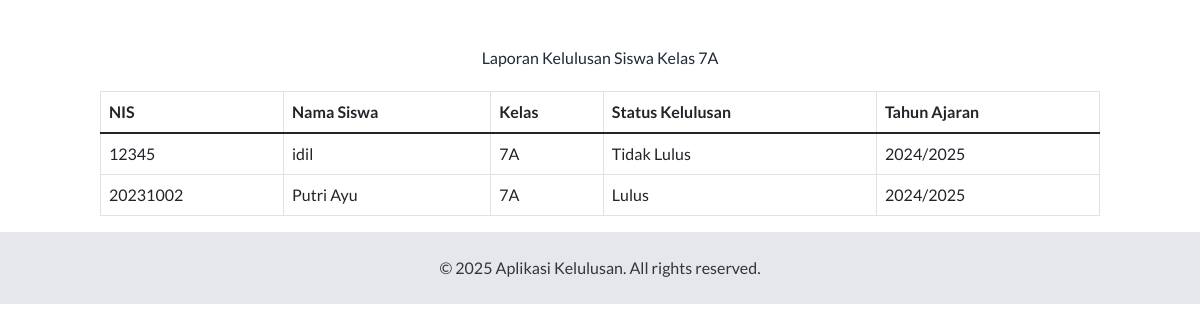
The page /wali_kelas/laporan_kelulusan.php (signed in) on the database its author committed.
### tables this page shows
CREATE TABLE `nilai` (
  `id_nilai` int(11) NOT NULL,
  `nis` varchar(20) NOT NULL,
  `kode_mapel` varchar(10) NOT NULL,
  `smt1` decimal(5,2) DEFAULT NULL,
  `smt2` decimal(5,2) DEFAULT NULL,
  `smt3` decimal(5,2) DEFAULT NULL,
  `smt4` decimal(5,2) DEFAULT NULL,
  `smt5` decimal(5,2) DEFAULT NULL,
  `uas` decimal(5,2) DEFAULT NULL,
  `tahun_ajaran` varchar(20) NOT NULL,
  `kkm` decimal(5,2) DEFAULT 80.00
);

CREATE TABLE `siswa` (
  `nis` varchar(20) NOT NULL,
  `nisn` varchar(20) DEFAULT NULL,
  `nama` varchar(100) NOT NULL,
  `tempat_lahir` varchar(100) DEFAULT NULL,
  `nama_orang_tua` varchar(100) DEFAULT NULL,
  `kelas` varchar(10) NOT NULL,
  `tahun_ajaran` varchar(20) NOT NULL,
  `password` varchar(255) DEFAULT NULL,
  `status_kelulusan` enum('Lulus','Lulus Bersyarat','Tidak Lulus') DEFAULT NULL
);

### wali_kelas/laporan_kelulusan.php (the view, shortened to what this page needs)
<?php
include('../includes/koneksi.php');
$kelas_wali = $_SESSION['kelas_wali'];
$sql = "SELECT siswa.nis, siswa.nama, siswa.kelas, nilai.smt1, nilai.smt2, nilai.smt3, nilai.smt4, nilai.smt5, nilai.uas, nilai.kkm, nilai.tahun_ajaran
        FROM siswa
        JOIN nilai ON siswa.nis = nilai.nis
        WHERE siswa.kelas = '$kelas_wali'";
$result = mysqli_query($conn, $sql);
?>
<!DOCTYPE html>
<html lang="id">
<head>
    <?php include('../template_head.php'); ?>
</head>
<body>
    <div class="container mt-5">
        <h3 class="text-center mb-4 text-gray-800">Laporan Kelulusan Siswa Kelas <?php echo $kelas_wali; ?></h3>
        <table class="table table-bordered">
            <thead>
                <tr>
                    <th>NIS</th>
                    <th>Nama Siswa</th>
                    <th>Kelas</th>
                    <th>Status Kelulusan</th>
                    <th>Tahun Ajaran</th>
                </tr>
            </thead>
            <tbody>
                <?php while ($row = mysqli_fetch_assoc($result)) {
                    $kelulusan = "Tidak Lulus";
                    if ($row['smt1'] >= $row['kkm'] && $row['smt2'] >= $row['kkm'] && $row['smt3'] >= $row['kkm'] &&
                        $row['smt4'] >= $row['kkm'] && $row['smt5'] >= $row['kkm'] && $row['uas'] >= $row['kkm']) {
                        $kelulusan = "Lulus";
                    }
                ?>
                <tr>
                    <td><?php echo $row['nis']; ?></td>
                    <td><?php echo $row['nama']; ?></td>
                    <td><?php echo $row['kelas']; ?></td>
                    <td><?php echo $kelulusan; ?></td>
                    <td><?php echo $row['tahun_ajaran']; ?></td>
                </tr>
                <?php } ?>
            </tbody>
        </table>
    </div>
    <?php include('../template_foot.php'); ?>
</body>
</html>

### rows shown on the page
nilai: nis.nis "12345", nis.nama "idil", nis.kelas "7A", kelulusan "Tidak Lulus", tahun_ajaran "2024/2025"
nilai: nis.nis "20231002", nis.nama "Putri Ayu", nis.kelas "7A", kelulusan "Lulus", tahun_ajaran "2024/2025"

### other values the page prints
$kelas_wali "7A"
